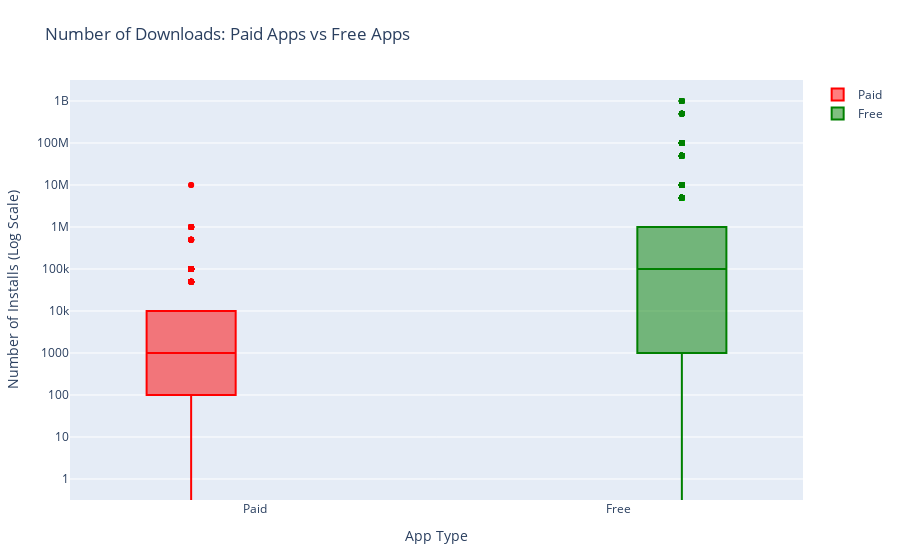

Notebook code cell kept with this figure:
### Markdown cell above
## 9. Popularity of paid apps vs free apps
<p>For apps in the Play Store today, there are five types of pricing strategies: free, freemium, paid, paymium, and subscription. Let's focus on free and paid apps only. Some characteristics of free apps are:</p>
<ul>
<li>Free to download.</li>
<li>Main source of income often comes from advertisements.</li>
<li>Often created by companies that have other products and the app serves as an extension of those products.</li>
<li>Can serve as a tool for customer retention, communication, and customer service.</li>
</ul>
<p>Some characteristics of paid apps are:</p>
<ul>
<li>Users are asked to pay once for the app to download and use it.</li>
<li>The user can't really get a feel for the app before buying it.</li>
</ul>
<p>Are paid apps installed as much as free apps? It turns out that paid apps have a relatively lower number of installs than free apps, though the difference is not as stark as I would have expected!</p>

### Code cell
import plotly
plotly.offline.init_notebook_mode(connected=True)
import plotly.graph_objs as go

# Trace for Paid apps
trace0 = go.Box(
    y=apps[apps['Type'] == 'Paid']['Installs'],
    name='Paid',
    marker=dict(color='red'),
    boxpoints='outliers'  # Show outliers
)

# Trace for Free apps
trace1 = go.Box(
    y=apps[apps['Type'] == 'Free']['Installs'],
    name='Free',
    marker=dict(color='green'),
    boxpoints='outliers'
)

# Layout with log scale on Y-axis
layout = go.Layout(
    title="Number of Downloads: Paid Apps vs Free Apps",
    yaxis=dict(
        title="Number of Installs (Log Scale)",
        type='log',
        autorange=True,
        showgrid=True
    ),
    xaxis=dict(title="App Type"),
    boxmode='group',  # Group boxes side by side
    height=600,
    margin=dict(l=60, r=40, t=80, b=60)
)

# Combine traces
data = [trace0, trace1]

# Plot
plotly.offline.iplot({'data': data, 'layout': layout})

### Figure 1 — Plotly figure (JSON) as saved in the notebook; plotly's stock layout.template omitted (floating-point values rounded to 4 significant figures; data arrays with more than 128 entries replaced by an {"elided": "..."} marker saying what was removed)
{"data": [{"boxpoints": "outliers", "marker": {"color": "red"}, "name": "Paid", "type": "box", "y": {"elided": "756 int values"}}, {"boxpoints": "outliers", "marker": {"color": "green"}, "name": "Free", "type": "box", "y": {"elided": "8903 int values"}}], "layout": {"autosize": true, "boxmode": "group", "margin": {"b": 60, "l": 60, "r": 40, "t": 80}, "title": {"text": "Number of Downloads: Paid Apps vs Free Apps"}, "xaxis": {"autorange": true, "range": [-0.5065, 1.507], "title": {"text": "App Type"}, "type": "category"}, "yaxis": {"autorange": true, "range": [-0.5, 9.5], "showgrid": true, "title": {"text": "Number of Installs (Log Scale)"}, "type": "log"}}}
